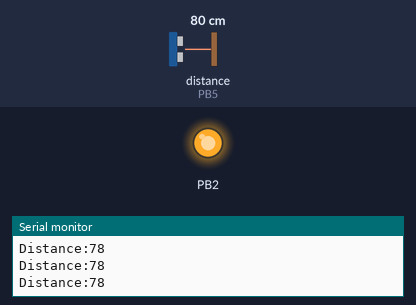
This sketch was run on a simulated ATtiny85, built with avr-gcc and run on an emulated ATtiny85. Shown: output pins drawn as LEDs (lit = HIGH), the last lines printed to the serial monitor. Wiring (inferred from the names in the program): ultrasonic range finder: trigger PB4; echo PB5. The test bench sets the inputs (shaded band); at power-on: distance to the obstacle (sensor on PB5) 80 cm. The echo pulse lasts 58.3 µs per cm; pins used as bus, display or sensor lines are not drawn.

Above: at 1.2 s.
1.3 s: distance to the obstacle (sensor on PB5) set to 64 cm
2.8 s: distance to the obstacle (sensor on PB5) set to 58 cm
At 3.2 s:
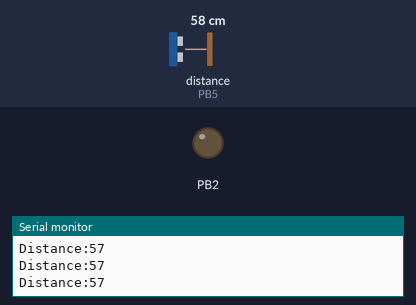
4.3 s: distance to the obstacle (sensor on PB5) set to 120 cm
At 5.5 s:
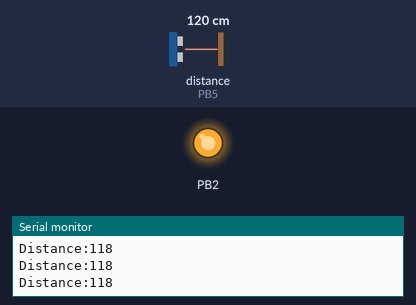
5.8 s: distance to the obstacle (sensor on PB5) set to 4 cm
At 6.6 s:
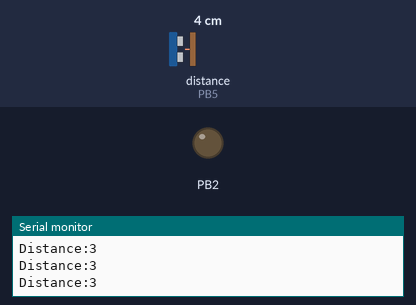
Timing chart, 0 to 8.3 s (numbered marks = the images above; inputs shaded):
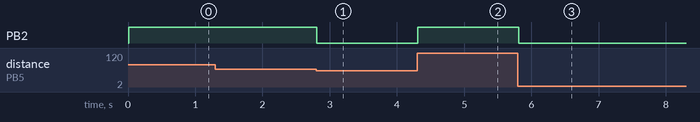

Measured:
- the behaviour switches between 62 and 61 cm on distance to the obstacle (sensor on PB5) (found by bisection; images 0 and 1)
- after the input at 2.8 s, PB2: HIGH → LOW at once
- after the input at 4.3 s, PB2: LOW → HIGH at once
- after the input at 5.8 s, PB2: HIGH → LOW at once

The sketch:

us_range.ino
```cpp
const int trigPin=4;
const int echoPin=5;
long duration;
int distance;
void setup() {
  pinMode(2,OUTPUT);
  pinMode(trigPin,OUTPUT);
  pinMode(echoPin,INPUT);
  Serial.begin(115200);


}

void loop() {

 digitalWrite(trigPin,LOW);
 delayMicroseconds(2);
 digitalWrite(trigPin,HIGH);
 delayMicroseconds(1000);
 digitalWrite(trigPin,LOW);
 duration=pulseIn(echoPin,HIGH);
 distance=duration*0.034/2;
 Serial.print("Distance:");
 Serial.println(distance);
 if(distance > 60)
 {
  digitalWrite(2,HIGH);
 }
 else
 {
  digitalWrite(2,LOW);
 }

}
```
